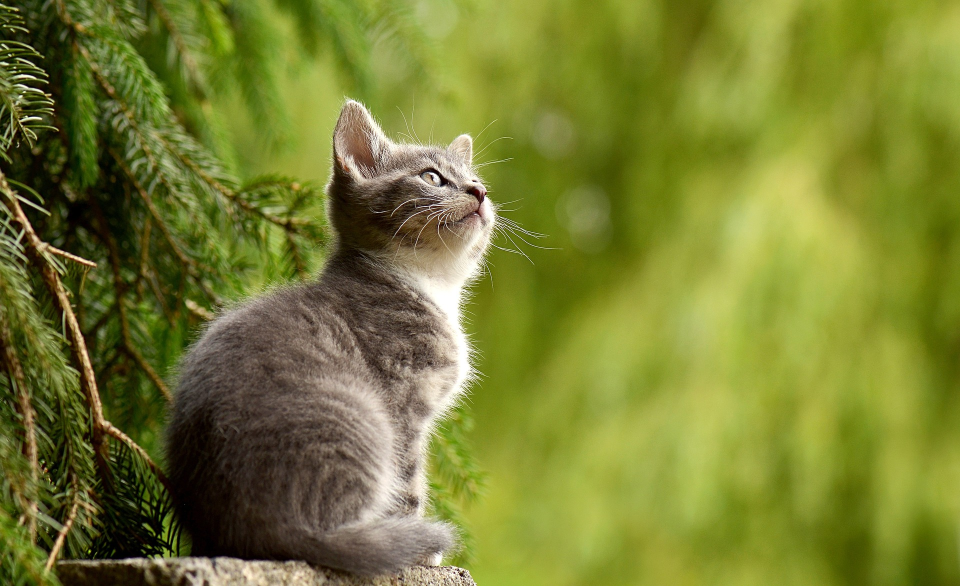
#> input picture OpenCV/img.jpg, 1920 x 1172 px (shown at 1/2 size); the run also reads 1 picture not shown here
$ python '크기조정.py'
#> lines starting #> are read from the running program, lines starting #| are printed output that depends on the picture; pictures that were not available may be replaced by others from this repository, and a replacement may not be noted
import cv2

# 고정크기로설정
import cv2
img = cv2.imread('img.jpg')
#> img is the input picture: shape (1172, 1920, 3); mean B, G, R 49.6, 125.8, 119.1
dst = cv2.resize(img,(400,500))
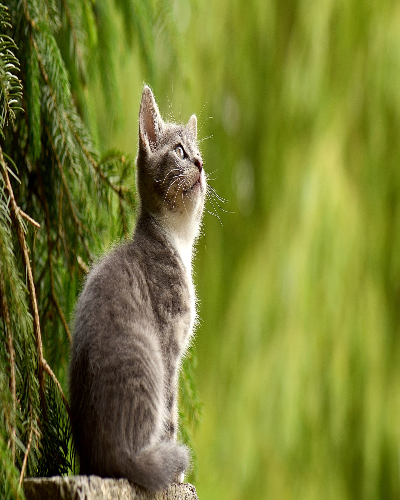
#> dst: shape (500, 400, 3); mean B, G, R 49.5, 125.7, 119

cv2.imshow('img',img)
cv2.imshow('resize',dst)
cv2.waitKey(0)
cv2.destroyAllWindows()


# 비율로 설정
img = cv2.imread('img.jpg')
dst = cv2.resize(img,None, fx=0.5,fy =0.5)
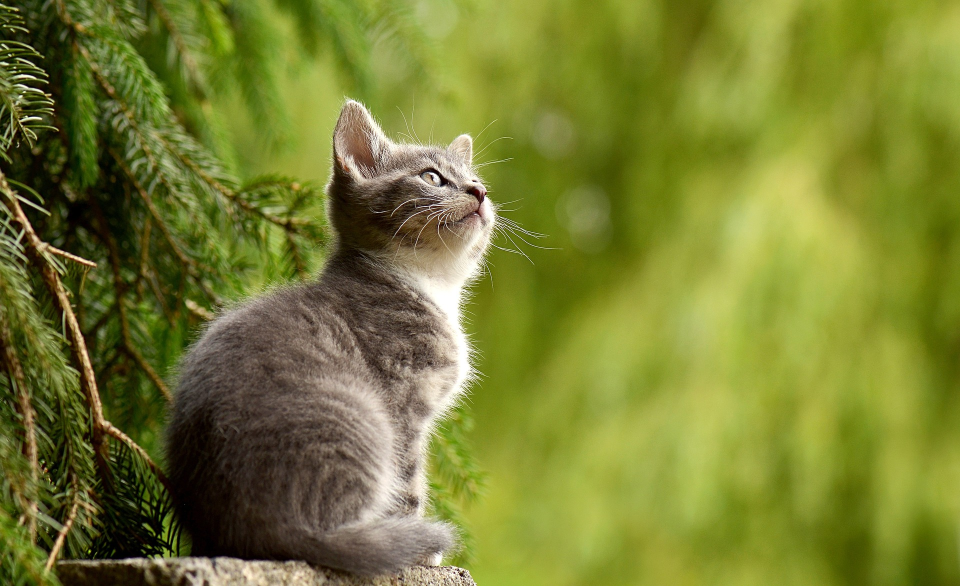
#> dst: shape (586, 960, 3); mean B, G, R 49.7, 125.9, 119.3
# x,y 비율 정의( 0.5배로 축소)

cv2.imshow('img',img)
cv2.imshow('resize',dst)
cv2.waitKey(0)
cv2.destroyAllWindows()

# 보간법 적용 축소
img = cv2.imread('img.jpg')
dst = cv2.resize(img,None, fx=0.5,fy =0.5,interpolation = cv2.INTER_AREA)
# x,y 비율 정의( 0.5배로 축소)

cv2.imshow('img',img)
cv2.imshow('resize',dst)
cv2.waitKey(0)
cv2.destroyAllWindows()

# 보간법 적용 확대
img = cv2.imread('img_save.jpg')
dst = cv2.resize(img,None, fx=0.5,fy =0.5,interpolation = cv2.INTER_CUBIC)
# x,y 비율 정의( 0.5배로 축소)

cv2.imshow('img',img)
cv2.imshow('resize',dst)
cv2.waitKey(0)
cv2.destroyAllWindows()

# 동영상크기 축소
cap = cv2.VideoCapture('video.mp4')
while cap.isOpened():
    ret, frame = cap.read()
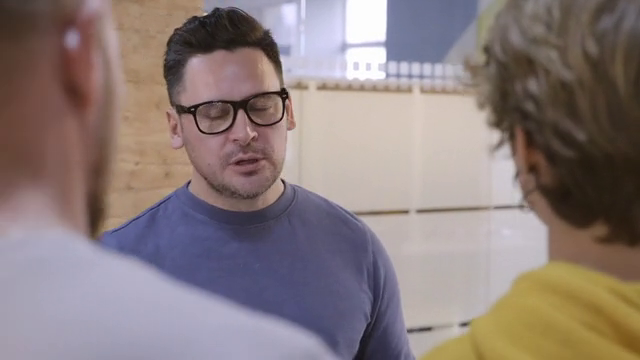
#> input picture frame 36 of OpenCV/face.mp4, 640 x 360 px, given in place of video.mp4, which was not available
#> frame is the input picture: shape (360, 640, 3); mean B, G, R 123.6, 124.7, 138.7
    if not ret :
        break

    frame_resized = cv2.resize(frame, None, fx = 0.5,fy=0.5, interpolation = cv2.INTER_CUBIC)
    cv2.imshow('video',frame_resized)
    if cv2.waitKey(1)==ord('q'):
#> (key q is pressed here)
        break

cap.release()
cv2.destroyAllWindows()

# 동영상 크기 픽스에 맞춰서 축소
cap = cv2.VideoCapture('video.mp4')
while cap.isOpened():
    ret, frame = cap.read()
    if not ret :
        break

    frame_resized = cv2.resize(frame,(400,500))
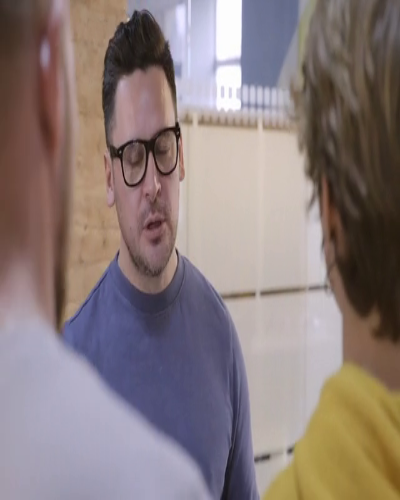
#> frame_resized: shape (500, 400, 3); mean B, G, R 123.6, 124.6, 138.6
    cv2.imshow('video',frame_resized)
    if cv2.waitKey(1)==ord('q'):
#> (key q is pressed here)
        break

cap.release()
cv2.destroyAllWindows()
